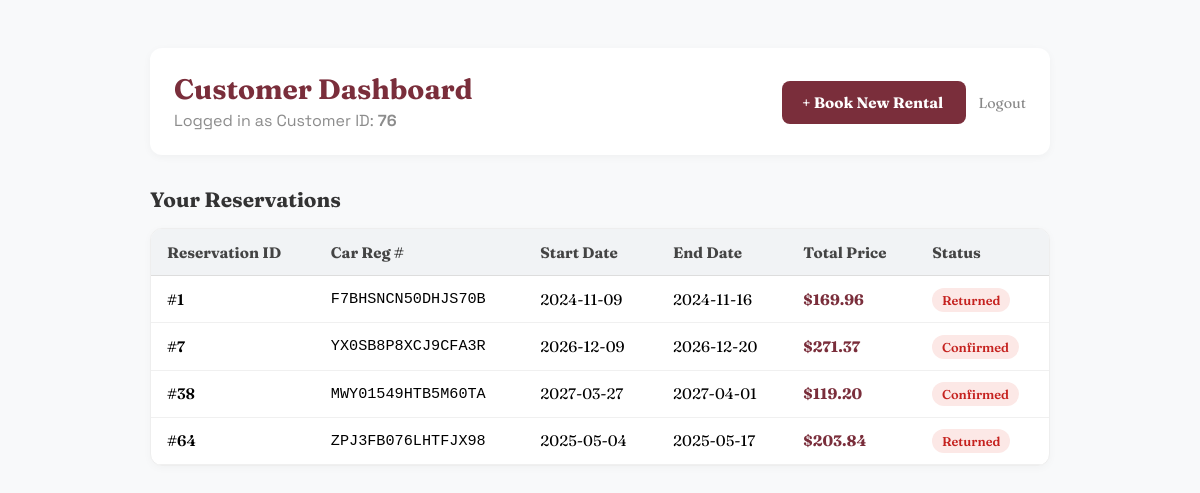
Screenshot of /customer/dashboard (signed in) with the database file from the repository.
### tables this page shows
CREATE TABLE rentals (
        id INTEGER PRIMARY KEY AUTOINCREMENT,
        customer_id INTEGER NOT NULL,
        car_reg_num TEXT NOT NULL,
        start_date TEXT NOT NULL,
        end_date TEXT NOT NULL,
        total_price REAL NOT NULL,
        status TEXT NOT NULL,
        FOREIGN KEY (car_reg_num) REFERENCES vehicles (reg_num),
        FOREIGN KEY (customer_id) REFERENCES customers (id)
    );

### car_rental/routes/customer.py (the view)
@customer_bp.route("/dashboard")
def dashboard():
    raw_customer_id = session.get("customer_id")
    if not raw_customer_id:
        return redirect(url_for("customer.login"))
    try:
        search_id = int(raw_customer_id)
    except (ValueError, TypeError):
        search_id = raw_customer_id
    rentals = db.load_reservations(parameters={"customer_id": search_id})
    return render_template(
        "customer/dashboard.html",
        customer_id=raw_customer_id,
        rentals=rentals
    )

### car_rental/database.py (called while the page is built)
    def _load(self, table: str, parameters: Optional[dict[str, Any]] = None) -> list[dict]:
        query = f"SELECT * FROM {table}"
        values = ()
        if parameters:
            conditions = " AND ".join(f"{key} = ?" for key in parameters)
            query += f" WHERE {conditions}"
            values = tuple(parameters.values())
        cur = self.conn.execute(query, values)
        return [dict(row) for row in cur.fetchall()]

    def load_reservations(self, parameters: Optional[dict[str, Any]] = None) -> list[dict]:
        return self._load("rentals", parameters)

### car_rental/templates/customer/dashboard.html (shortened to what this page needs)
{% extends "base.html" %}
{% block content %}
<main class="placeholder" style="justify-content: flex-start; padding: 3rem 1.5rem; background: #f8f9fa;">
  <div style="max-width: 900px; width: 100%; margin: 0 auto; text-align: left;">
    <div style="display: flex; justify-content: space-between; align-items: center; margin-bottom: 2rem; background: white; padding: 1.5rem; border-radius: 12px; box-shadow: 0 2px 8px rgba(0,0,0,0.04);">
      <div>
        <h1 style="color: var(--customer-accent); margin: 0; font-size: 1.75rem;">Customer Dashboard</h1>
        <p style="color: #666; margin: 0.25rem 0 0;">Logged in as Customer ID: <strong>{{ customer_id }}</strong></p>
      </div>
      <div>
        <a href="{{ url_for('customer.browse_vehicles') }}" style="background: var(--customer-accent); color: white; padding: 0.75rem 1.25rem; border-radius: 8px; text-decoration: none; font-weight: 700; font-size: 0.95rem;">
          + Book New Rental
        </a>
        <a href="{{ url_for('customer.login') }}" style="margin-left: 0.75rem; color: #888; text-decoration: none; font-size: 0.9rem;">Logout</a>
      </div>
    </div>
    <h2 style="color: #333; font-size: 1.3rem; margin-bottom: 1rem;">Your Reservations</h2>
    <div style="background: white; border-radius: 12px; border: 1px solid #eee; overflow: hidden; box-shadow: 0 2px 8px rgba(0,0,0,0.03);">
      {% if rentals %}
        <table style="width: 100%; border-collapse: collapse; text-align: left; font-size: 0.95rem;">
          <thead>
            <tr style="background: #f1f3f5; color: #444; border-bottom: 1px solid #ddd;">
              <th style="padding: 0.85rem 1rem;">Reservation ID</th>
              <th style="padding: 0.85rem 1rem;">Car Reg #</th>
              <th style="padding: 0.85rem 1rem;">Start Date</th>
              <th style="padding: 0.85rem 1rem;">End Date</th>
              <th style="padding: 0.85rem 1rem;">Total Price</th>
              <th style="padding: 0.85rem 1rem;">Status</th>
            </tr>
          </thead>
          <tbody>
            {% for r in rentals %}
              <tr style="border-bottom: 1px solid #f0f0f0;">
                <td style="padding: 0.85rem 1rem; font-weight: 600;">#{{ r.id }}</td>
                <td style="padding: 0.85rem 1rem; font-family: monospace;">{{ r.car_reg_num }}</td>
                <td style="padding: 0.85rem 1rem;">{{ r.start_date }}</td>
                <td style="padding: 0.85rem 1rem;">{{ r.end_date }}</td>
                <td style="padding: 0.85rem 1rem; font-weight: 700; color: var(--customer-accent);">${{ "%.2f"|format(r.total_price) }}</td>
                <td style="padding: 0.85rem 1rem;">
                  <span style="padding: 0.25rem 0.6rem; border-radius: 12px; font-size: 0.8rem; font-weight: 600; background: {{ '#e6f4ea' if r.status == 'active' else '#fce8e6' }}; color: {{ '#137333' if r.status == 'active' else '#c5221f' }};">
                    {{ r.status|capitalize }}
                  </span>
                </td>
              </tr>
            {% endfor %}
          </tbody>
        </table>
      {% endif %}
    </div>
  </div>
</main>
{% endblock %}

### car_rental/static/css/style.css (style rules this page uses)
:root { --customer-bg: #F6ECD9; --customer-ink: #2E1B14; --customer-accent: #7A2E3B; --customer-accent-soft: #C96E7A; --enterprise-bg: #121826; --enterprise-ink: #EDEFF3; --enterprise-accent: #E8A33D; --enterprise-accent-soft: #2E8C85; --font-display: "Fraunces", Georgia, serif; --font-ui: "Space Grotesk", "Segoe UI", sans-serif; }
* { box-sizing: border-box; }
body { margin: 0; font-family: var(--font-ui); background: var(--customer-bg); }
a { text-decoration: none; color: inherit; }
.placeholder { position: relative; min-height: 100vh; display: flex; flex-direction: column; align-items: center; justify-content: center; gap: 0.5rem; font-family: var(--font-display); text-align: center; }
.placeholder h1 { font-size: 2.5rem; margin: 0; }
.placeholder p { font-family: var(--font-ui); opacity: 0.75; margin: 0; }

### rows the page displays
rentals: id "1", car_reg_num "F7BHSNCN50DHJS70B", start_date "2024-11-09", end_date "2024-11-16", total_price "169.96", status "Returned"
rentals: id "7", car_reg_num "YX0SB8P8XCJ9CFA3R", start_date "2026-12-09", end_date "2026-12-20", total_price "271.37", status "Confirmed"
rentals: id "38", car_reg_num "MWY01549HTB5M60TA", start_date "2027-03-27", end_date "2027-04-01", total_price "119.20", status "Confirmed"
rentals: id "64", car_reg_num "ZPJ3FB076LHTFJX98", start_date "2025-05-04", end_date "2025-05-17", total_price "203.84", status "Returned"

### other values shown
{{ customer_id }} "76"
